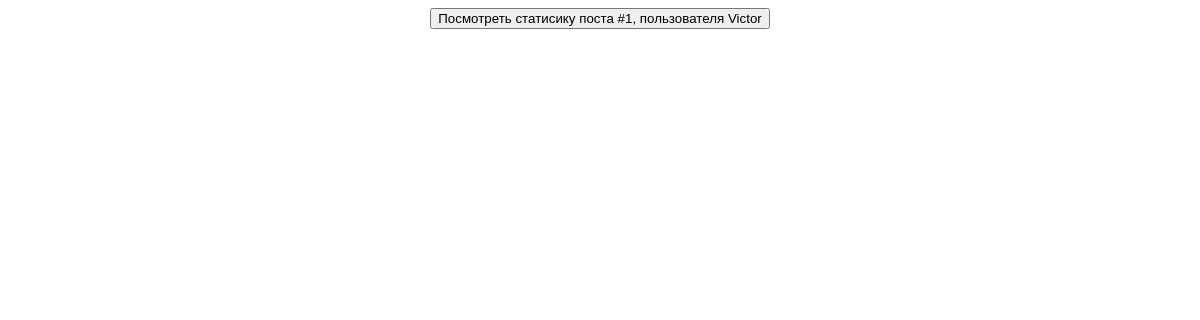
The app's page /alldata/, older data.
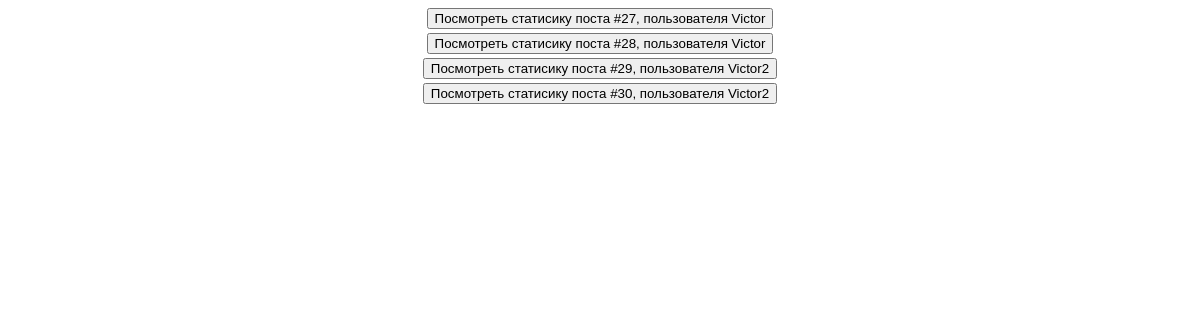
The same page, newer data.
### keystroke/models.py (models this page shows, shortened)
class Post(models.Model):
    text = models.TextField(max_length=999999, default="", verbose_name='Текст', blank=True)
    pure_data = JSONField()
    date_post = models.DateTimeField(auto_now_add=True, verbose_name='Дата создания')
    user_post = models.ForeignKey(settings.AUTH_USER_MODEL, related_name='us_post', default="", on_delete=models.CASCADE)

class User(AbstractUser):
    image_user = models.TextField(max_length=200, default="oneProf.png", verbose_name='Название картинки', blank=True)
    path_data = models.TextField(max_length=200, default="", verbose_name='Название каталога', blank=True)
    color = models.TextField(max_length=200, default="#507299", verbose_name='Цвет шрифта', blank=False)
    class Meta(AbstractUser.Meta):
        swappable = 'AUTH_USER_MODEL'

### keystroke/views.py (the view)
# urls.py: path(r'alldata/', keystroke.alldata),
def alldata(request):
    post = Post.objects.all()
    args = {}
    args.update(csrf(request))
    args['username'] = auth.get_user(request)
    args['post'] = post
    print (request, request.POST)
    return render(request, 'posts.html', args)

### templates/posts.html
{% block content %}
    {% for message in post %}
        <button type="button" onclick="see_data(this)" indicator="send"
                class="Button" style="margin: 4px auto; display: block;" post_id="{{message.id}}">
                Посмотреть статисику поста #{{message.id}}, пользователя {{message.user_post.username}}
        </button>
    {% endfor %}
{% endblock content %}

Row changes from the older to the newer data that the page shows:
removed Post: id "1", user_post.username "Victor"
added Post: id "27", user_post.username "Victor"
added Post: id "28", user_post.username "Victor"
added Post: id "29", user_post.username "Victor2"
added Post: id "30", user_post.username "Victor2"
